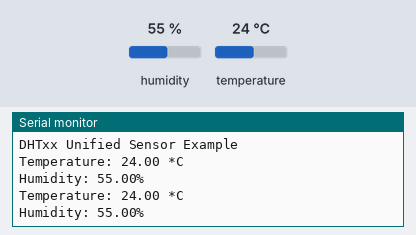
The sketch below on a simulated Arduino Uno, built with avr-gcc and run on an emulated ATmega328P. Parts: the last lines printed to the serial monitor. The inputs (shaded band) are chosen by the test bench; at power-on: humidity 55 %, temperature 24 °C.

Above: at 2.8 s.
2.9 s: humidity set to 22 %
At 3.8 s:
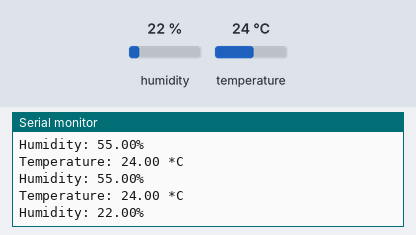
4.4 s: temperature set to 12 °C
At 5.7 s:
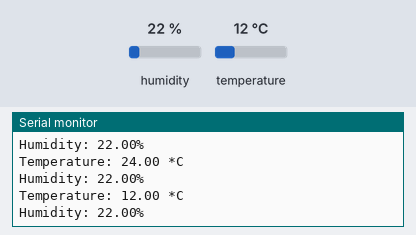
5.9 s: humidity set to 40 %
At 6.8 s:
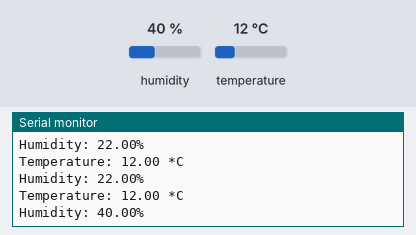
Timing chart, 0 to 8.9 s (numbered marks = the images above; inputs shaded):
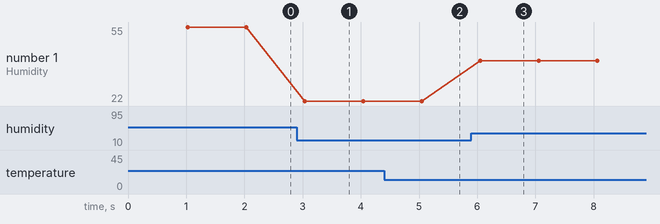

The sketch:

dht11.ino
```cpp
// (licence header left out)
// Depends on the following Arduino libraries:
// - Adafruit Unified Sensor Library: https://github.com/adafruit/Adafruit_Sensor
// - DHT Sensor Library: https://github.com/adafruit/DHT-sensor-library

#include <Adafruit_Sensor.h>
#include <DHT.h>
#include <DHT_U.h>

#define DHTPIN            2         // Pin which is connected to the DHT sensor.

// Uncomment the type of sensor in use:
#define DHTTYPE           DHT11     // DHT 11
//#define DHTTYPE           DHT22     // DHT 22 (AM2302)
//#define DHTTYPE           DHT21     // DHT 21 (AM2301)

// See guide for details on sensor wiring and usage:
//   https://learn.adafruit.com/dht/overview

DHT_Unified dht(DHTPIN, DHTTYPE);

int delayMS = 1000;

void setup() {
  Serial.begin(9600);
  // Initialize device.
  dht.begin();
  Serial.println("DHTxx Unified Sensor Example");
  // Print temperature sensor details.
  sensor_t sensor;
}

void loop() {
  // Delay between measurements.
  delay(delayMS);
  // Get temperature event and print its value.
  sensors_event_t event;
  dht.temperature().getEvent(&event);
  if (isnan(event.temperature)) {
    Serial.println("Error reading temperature!");
  }
  else {
    Serial.print("Temperature: ");
    Serial.print(event.temperature);
    Serial.println(" *C");
  }
  // Get humidity event and print its value.
  dht.humidity().getEvent(&event);
  if (isnan(event.relative_humidity)) {
    Serial.println("Error reading humidity!");
  }
  else {
    Serial.print("Humidity: ");
    Serial.print(event.relative_humidity);
    Serial.println("%");
  }
}
```

Measured:
- after the input at 2.9 s, the serial monitor: prints a new line after 0.14 s (image 1)
- after the input at 4.4 s, the serial monitor: prints a new line after 0.62 s (image 2)
- after the input at 5.9 s, the serial monitor: prints a new line after 0.15 s (image 3)
- plotted number 1: 55 → 22 after the input at 2.9 s, 22 → 40 after the input at 5.9 s
